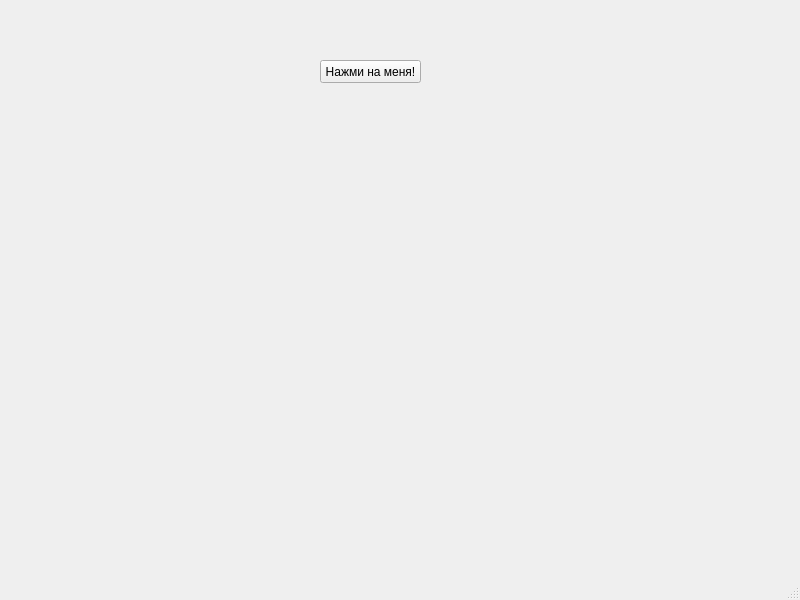
<?xml version="1.0" encoding="UTF-8"?>
<ui version="4.0">
 <class>MainWindow</class>
 <widget class="QMainWindow" name="MainWindow">
  <property name="geometry">
   <rect>
    <x>0</x>
    <y>0</y>
    <width>800</width>
    <height>600</height>
   </rect>
  </property>
  <property name="windowTitle">
   <string>MainWindow</string>
  </property>
  <widget class="QWidget" name="centralwidget">
   <widget class="QPushButton" name="pushButton">
    <property name="geometry">
     <rect>
      <x>320</x>
      <y>60</y>
      <width>101</width>
      <height>23</height>
     </rect>
    </property>
    <property name="text">
     <string>Нажми на меня!</string>
    </property>
   </widget>
  </widget>
  <widget class="QMenuBar" name="menubar">
   <property name="geometry">
    <rect>
     <x>0</x>
     <y>0</y>
     <width>800</width>
     <height>21</height>
    </rect>
   </property>
  </widget>
  <widget class="QStatusBar" name="statusbar"/>
 </widget>
 <resources/>
 <connections/>
</ui>
